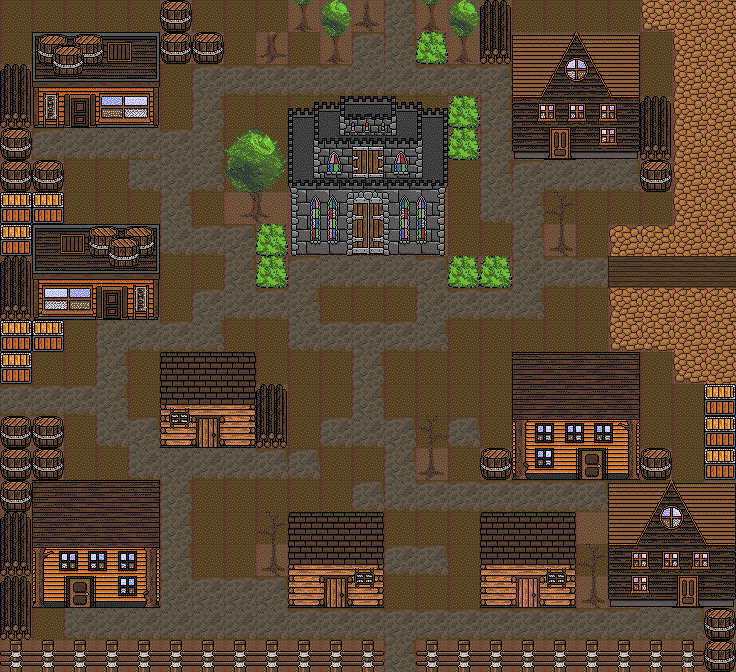

Below is a game level as drawn by its tile map, then a one-line description and the .tmx that defines it (tile-layer data replaced by summaries):
An orthogonal 23x21 tile map with 32x32 px tiles, 4 tile layers (map, background, path, foreground) and 22 objects (11x Door, 11x Spawn).

<map version="1.0" orientation="orthogonal" width="23" height="21" tilewidth="32" tileheight="32">
 <tileset firstgid="1" name="TownTiles" tilewidth="32" tileheight="32">
  <image source="../../assets/img/testes.png" width="576" height="1216" />
 </tileset>
 <layer name="map" width="23" height="21">
  <data>[483 cells, 212 non-empty, 1 distinct tile ids]</data>
 </layer>
 <layer name="background" width="23" height="21" opacity="0.9">
  <data>[483 cells, 483 non-empty, 5 distinct tile ids]</data>
 </layer>
 <layer name="path" width="23" height="21" opacity="0.57">
  <data>[483 cells, 154 non-empty, 22 distinct tile ids]</data>
 </layer>
 <layer name="foreground" width="23" height="21">
  <data>[483 cells, 220 non-empty, 145 distinct tile ids]</data>
 </layer>
 <objectgroup name="objects" width="23" height="21">
  <object name="Door" x="352" y="224" width="32" height="32">
   <properties>
    <property name="solid" value="false" />
    <property name="to" value="home" />
   </properties>
  </object>
  <object name="Spawn" x="352" y="256" width="32" height="32">
   <properties>
    <property name="from" value="home" />
    <property name="solid" value="false" />
   </properties>
  </object>
  <object name="Spawn" x="672" y="256" width="32" height="32">
   <properties>
    <property name="from" value="east" />
    <property name="solid" value="false" />
   </properties>
  </object>
  <object name="Door" x="704" y="256" width="32" height="32">
   <properties>
    <property name="solid" value="false" />
    <property name="to" value="east" />
   </properties>
  </object>
  <object name="Door" x="384" y="0" width="32">
   <properties>
    <property name="solid" value="false" />
    <property name="to" value="north" />
   </properties>
  </object>
  <object name="Spawn" x="384" y="32" width="32" height="32">
   <properties>
    <property name="from" value="north" />
    <property name="solid" value="false" />
   </properties>
  </object>
  <object name="Spawn" x="32" y="384" width="32" height="32">
   <properties>
    <property name="from" value="west" />
    <property name="solid" value="false" />
   </properties>
  </object>
  <object name="Spawn" x="384" y="576" width="32" height="32">
   <properties>
    <property name="from" value="south" />
    <property name="solid" value="false" />
   </properties>
  </object>
  <object name="Door" x="0" y="384" height="32">
   <properties>
    <property name="solid" value="false" />
    <property name="to" value="west" />
   </properties>
  </object>
  <object name="Door" x="384" y="640" width="32" height="32">
   <properties>
    <property name="solid" value="false" />
    <property name="to" value="south" />
   </properties>
  </object>
  <object name="Door" x="64" y="96" width="32" height="32">
   <properties>
    <property name="to" value="itemshop" />
   </properties>
  </object>
  <object name="Spawn" x="64" y="128" width="32" height="32">
   <properties>
    <property name="from" value="itemshop" />
    <property name="solid" value="false" />
   </properties>
  </object>
  <object name="Door" x="544" y="128" width="32" height="32">
   <properties>
    <property name="to" value="mayorhouse" />
   </properties>
  </object>
  <object name="Spawn" x="544" y="160" width="32" height="32">
   <properties>
    <property name="from" value="mayorhouse" />
   </properties>
  </object>
  <object name="Door" x="96" y="288" width="32" height="32">
   <properties>
    <property name="solid" value="false" />
    <property name="to" value="equipshop" />
   </properties>
  </object>
  <object name="Spawn" x="96" y="320" width="32" height="32">
   <properties>
    <property name="from" value="equipshop" />
   </properties>
  </object>
  <object name="Door" x="192" y="416" width="32" height="32">
   <properties>
    <property name="solid" value="false" />
    <property name="to" value="house2" />
   </properties>
  </object>
  <object name="Spawn" x="192" y="448" width="32" height="32">
   <properties>
    <property name="from" value="house2" />
   </properties>
  </object>
  <object name="Door" x="576" y="448" width="32" height="32">
   <properties>
    <property name="to" value="inn" />
   </properties>
  </object>
  <object name="Spawn" x="576" y="480" width="32" height="32">
   <properties>
    <property name="from" value="inn" />
   </properties>
  </object>
  <object name="Spawn" x="320" y="608" width="32" height="32">
   <properties>
    <property name="from" value="house1" />
   </properties>
  </object>
  <object name="Door" x="320" y="576" width="32" height="32">
   <properties>
    <property name="solid" value="false" />
    <property name="to" value="house1" />
   </properties>
  </object>
 </objectgroup>
</map>
